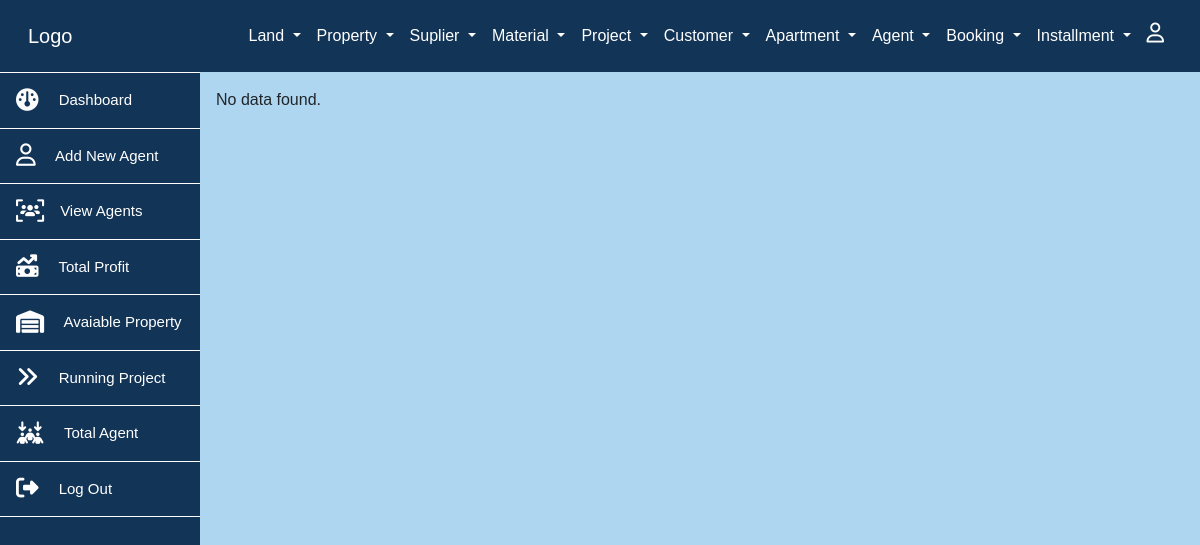
Page /pages/metarial/mview.php on the earlier database version.
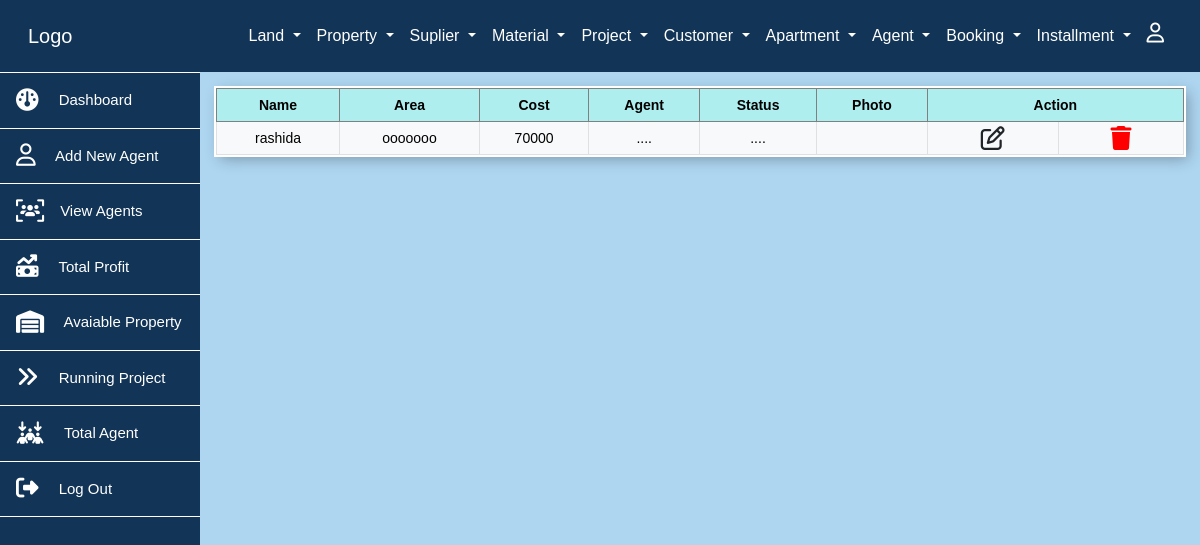
Same page on the later database version.
### tables this page shows
CREATE TABLE `metarial` (
  `metarial_id` int(101) NOT NULL,
  `metarial_name` varchar(100) NOT NULL,
  `metarial_listing` varchar(100) NOT NULL,
  `metarial_price` varchar(100) NOT NULL,
  `metarial_agent_id` int(50) NOT NULL,
  `metarial_img` varchar(100) NOT NULL,
  `ls_id` int(11) NOT NULL,
  `land_agent_id` int(11) NOT NULL,
  `land_img` varchar(500) NOT NULL
);

### pages/metarial/mview.php (the view, shortened to what this page needs)
<?php include('../../includes/conf.php');
?>
<div class="col-md-10 table-responsive p-3">
<?php
    $sql = "SELECT * FROM metarial";
    $result = $conn->query($sql);
    if ($result->num_rows > 0) {
        echo "<table class='table table-light align-middle text-center table-bordered'>
        <thead>";
        echo "<tr>
                <th>Name</th>
                <th>Area</th>
                <th>Cost</th>
                <th>Agent</th>
                <th>Status</th>
                <th>Photo</th>
                <th colspan='2'>Action</th>
            </tr>
            </thead>
            ";
        while ($row = $result->fetch_assoc()) {
            echo "<tbody>
            <tr>
                <td>$row[metarial_name]</td>
                <td>$row[metarial_listing]</td>
                <td>$row[metarial_price]</td>
                <td>....</td>
                <td>....</td>
                <td>";
                 echo
                "</td>
                <td><a class='btn' href='mupdate.php?id=$row[metarial_id]' > <i class='fa-regular fa-pen-to-square fa-xl'></i> </a></td>
                <td><a class='btn' href='mdelete.php?id=$row[metarial_id]'><i class='fa-solid fa-trash fa-xl' style='color: #ff0000;'></i></a></td>
            <tr>
            </tbody>
            ";
        }
        echo "</table>";
    } else {
        echo "No data found.";
    }
?>
</div>

Differences in the rows shown:
added metarial: metarial_name "rashida", metarial_listing "ooooooo", metarial_price "70000"
Other differences:
text no longer shown: "No data found."
text now shown: "Name Area Cost Agent Status Photo Action"
